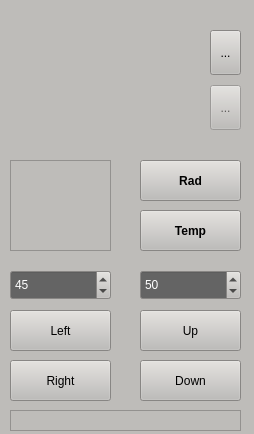
<?xml version="1.0" encoding="UTF-8"?>
<ui version="4.0">
 <author>Denis Khachko</author>
 <class>TurtlePult</class>
 <widget class="QWidget" name="TurtlePult">
  <property name="geometry">
   <rect>
    <x>0</x>
    <y>0</y>
    <width>254</width>
    <height>434</height>
   </rect>
  </property>
  <property name="minimumSize">
   <size>
    <width>254</width>
    <height>434</height>
   </size>
  </property>
  <property name="maximumSize">
   <size>
    <width>254</width>
    <height>434</height>
   </size>
  </property>
  <property name="palette">
   <palette>
    <active>
     <colorrole role="WindowText">
      <brush brushstyle="SolidPattern">
       <color alpha="255">
        <red>0</red>
        <green>0</green>
        <blue>0</blue>
       </color>
      </brush>
     </colorrole>
     <colorrole role="Button">
      <brush brushstyle="SolidPattern">
       <color alpha="255">
        <red>190</red>
        <green>188</green>
        <blue>185</blue>
       </color>
      </brush>
     </colorrole>
     <colorrole role="Light">
      <brush brushstyle="SolidPattern">
       <color alpha="255">
        <red>255</red>
        <green>255</green>
        <blue>255</blue>
       </color>
      </brush>
     </colorrole>
     <colorrole role="Midlight">
      <brush brushstyle="SolidPattern">
       <color alpha="255">
        <red>222</red>
        <green>221</green>
        <blue>220</blue>
       </color>
      </brush>
     </colorrole>
     <colorrole role="Dark">
      <brush brushstyle="SolidPattern">
       <color alpha="255">
        <red>95</red>
        <green>94</green>
        <blue>92</blue>
       </color>
      </brush>
     </colorrole>
     <colorrole role="Mid">
      <brush brushstyle="SolidPattern">
       <color alpha="255">
        <red>127</red>
        <green>125</green>
        <blue>123</blue>
       </color>
      </brush>
     </colorrole>
     <colorrole role="Text">
      <brush brushstyle="SolidPattern">
       <color alpha="255">
        <red>0</red>
        <green>0</green>
        <blue>0</blue>
       </color>
      </brush>
     </colorrole>
     <colorrole role="BrightText">
      <brush brushstyle="SolidPattern">
       <color alpha="255">
        <red>255</red>
        <green>255</green>
        <blue>255</blue>
       </color>
      </brush>
     </colorrole>
     <colorrole role="ButtonText">
      <brush brushstyle="SolidPattern">
       <color alpha="255">
        <red>0</red>
        <green>0</green>
        <blue>0</blue>
       </color>
      </brush>
     </colorrole>
     <colorrole role="Base">
      <brush brushstyle="SolidPattern">
       <color alpha="255">
        <red>255</red>
        <green>255</green>
        <blue>255</blue>
       </color>
      </brush>
     </colorrole>
     <colorrole role="Window">
      <brush brushstyle="SolidPattern">
       <color alpha="255">
        <red>190</red>
        <green>188</green>
        <blue>185</blue>
       </color>
      </brush>
     </colorrole>
     <colorrole role="Shadow">
      <brush brushstyle="SolidPattern">
       <color alpha="255">
        <red>0</red>
        <green>0</green>
        <blue>0</blue>
       </color>
      </brush>
     </colorrole>
     <colorrole role="AlternateBase">
      <brush brushstyle="SolidPattern">
       <color alpha="255">
        <red>222</red>
        <green>221</green>
        <blue>220</blue>
       </color>
      </brush>
     </colorrole>
     <colorrole role="ToolTipBase">
      <brush brushstyle="SolidPattern">
       <color alpha="255">
        <red>255</red>
        <green>255</green>
        <blue>220</blue>
       </color>
      </brush>
     </colorrole>
     <colorrole role="ToolTipText">
      <brush brushstyle="SolidPattern">
       <color alpha="255">
        <red>0</red>
        <green>0</green>
        <blue>0</blue>
       </color>
      </brush>
     </colorrole>
    </active>
    <inactive>
     <colorrole role="WindowText">
      <brush brushstyle="SolidPattern">
       <color alpha="255">
        <red>0</red>
        <green>0</green>
        <blue>0</blue>
       </color>
      </brush>
     </colorrole>
     <colorrole role="Button">
      <brush brushstyle="SolidPattern">
       <color alpha="255">
        <red>190</red>
        <green>188</green>
        <blue>185</blue>
       </color>
      </brush>
     </colorrole>
     <colorrole role="Light">
      <brush brushstyle="SolidPattern">
       <color alpha="255">
        <red>255</red>
        <green>255</green>
        <blue>255</blue>
       </color>
      </brush>
     </colorrole>
     <colorrole role="Midlight">
      <brush brushstyle="SolidPattern">
       <color alpha="255">
        <red>222</red>
        <green>221</green>
        <blue>220</blue>
       </color>
      </brush>
     </colorrole>
     <colorrole role="Dark">
      <brush brushstyle="SolidPattern">
       <color alpha="255">
        <red>95</red>
        <green>94</green>
        <blue>92</blue>
       </color>
      </brush>
     </colorrole>
     <colorrole role="Mid">
      <brush brushstyle="SolidPattern">
       <color alpha="255">
        <red>127</red>
        <green>125</green>
        <blue>123</blue>
       </color>
      </brush>
     </colorrole>
     <colorrole role="Text">
      <brush brushstyle="SolidPattern">
       <color alpha="255">
        <red>0</red>
        <green>0</green>
        <blue>0</blue>
       </color>
      </brush>
     </colorrole>
     <colorrole role="BrightText">
      <brush brushstyle="SolidPattern">
       <color alpha="255">
        <red>255</red>
        <green>255</green>
        <blue>255</blue>
       </color>
      </brush>
     </colorrole>
     <colorrole role="ButtonText">
      <brush brushstyle="SolidPattern">
       <color alpha="255">
        <red>0</red>
        <green>0</green>
        <blue>0</blue>
       </color>
      </brush>
     </colorrole>
     <colorrole role="Base">
      <brush brushstyle="SolidPattern">
       <color alpha="255">
        <red>255</red>
        <green>255</green>
        <blue>255</blue>
       </color>
      </brush>
     </colorrole>
     <colorrole role="Window">
      <brush brushstyle="SolidPattern">
       <color alpha="255">
        <red>190</red>
        <green>188</green>
        <blue>185</blue>
       </color>
      </brush>
     </colorrole>
     <colorrole role="Shadow">
      <brush brushstyle="SolidPattern">
       <color alpha="255">
        <red>0</red>
        <green>0</green>
        <blue>0</blue>
       </color>
      </brush>
     </colorrole>
     <colorrole role="AlternateBase">
      <brush brushstyle="SolidPattern">
       <color alpha="255">
        <red>222</red>
        <green>221</green>
        <blue>220</blue>
       </color>
      </brush>
     </colorrole>
     <colorrole role="ToolTipBase">
      <brush brushstyle="SolidPattern">
       <color alpha="255">
        <red>255</red>
        <green>255</green>
        <blue>220</blue>
       </color>
      </brush>
     </colorrole>
     <colorrole role="ToolTipText">
      <brush brushstyle="SolidPattern">
       <color alpha="255">
        <red>0</red>
        <green>0</green>
        <blue>0</blue>
       </color>
      </brush>
     </colorrole>
    </inactive>
    <disabled>
     <colorrole role="WindowText">
      <brush brushstyle="SolidPattern">
       <color alpha="255">
        <red>95</red>
        <green>94</green>
        <blue>92</blue>
       </color>
      </brush>
     </colorrole>
     <colorrole role="Button">
      <brush brushstyle="SolidPattern">
       <color alpha="255">
        <red>190</red>
        <green>188</green>
        <blue>185</blue>
       </color>
      </brush>
     </colorrole>
     <colorrole role="Light">
      <brush brushstyle="SolidPattern">
       <color alpha="255">
        <red>255</red>
        <green>255</green>
        <blue>255</blue>
       </color>
      </brush>
     </colorrole>
     <colorrole role="Midlight">
      <brush brushstyle="SolidPattern">
       <color alpha="255">
        <red>222</red>
        <green>221</green>
        <blue>220</blue>
       </color>
      </brush>
     </colorrole>
     <colorrole role="Dark">
      <brush brushstyle="SolidPattern">
       <color alpha="255">
        <red>95</red>
        <green>94</green>
        <blue>92</blue>
       </color>
      </brush>
     </colorrole>
     <colorrole role="Mid">
      <brush brushstyle="SolidPattern">
       <color alpha="255">
        <red>127</red>
        <green>125</green>
        <blue>123</blue>
       </color>
      </brush>
     </colorrole>
     <colorrole role="Text">
      <brush brushstyle="SolidPattern">
       <color alpha="255">
        <red>95</red>
        <green>94</green>
        <blue>92</blue>
       </color>
      </brush>
     </colorrole>
     <colorrole role="BrightText">
      <brush brushstyle="SolidPattern">
       <color alpha="255">
        <red>255</red>
        <green>255</green>
        <blue>255</blue>
       </color>
      </brush>
     </colorrole>
     <colorrole role="ButtonText">
      <brush brushstyle="SolidPattern">
       <color alpha="255">
        <red>95</red>
        <green>94</green>
        <blue>92</blue>
       </color>
      </brush>
     </colorrole>
     <colorrole role="Base">
      <brush brushstyle="SolidPattern">
       <color alpha="255">
        <red>190</red>
        <green>188</green>
        <blue>185</blue>
       </color>
      </brush>
     </colorrole>
     <colorrole role="Window">
      <brush brushstyle="SolidPattern">
       <color alpha="255">
        <red>190</red>
        <green>188</green>
        <blue>185</blue>
       </color>
      </brush>
     </colorrole>
     <colorrole role="Shadow">
      <brush brushstyle="SolidPattern">
       <color alpha="255">
        <red>0</red>
        <green>0</green>
        <blue>0</blue>
       </color>
      </brush>
     </colorrole>
     <colorrole role="AlternateBase">
      <brush brushstyle="SolidPattern">
       <color alpha="255">
        <red>190</red>
        <green>188</green>
        <blue>185</blue>
       </color>
      </brush>
     </colorrole>
     <colorrole role="ToolTipBase">
      <brush brushstyle="SolidPattern">
       <color alpha="255">
        <red>255</red>
        <green>255</green>
        <blue>220</blue>
       </color>
      </brush>
     </colorrole>
     <colorrole role="ToolTipText">
      <brush brushstyle="SolidPattern">
       <color alpha="255">
        <red>0</red>
        <green>0</green>
        <blue>0</blue>
       </color>
      </brush>
     </colorrole>
    </disabled>
   </palette>
  </property>
  <property name="font">
   <font>
    <weight>50</weight>
    <bold>false</bold>
   </font>
  </property>
  <property name="windowTitle">
   <string>Пульт</string>
  </property>
  <widget class="QPushButton" name="TempB">
   <property name="geometry">
    <rect>
     <x>140</x>
     <y>210</y>
     <width>101</width>
     <height>41</height>
    </rect>
   </property>
   <property name="font">
    <font>
     <weight>75</weight>
     <bold>true</bold>
    </font>
   </property>
   <property name="text">
    <string>Temp</string>
   </property>
  </widget>
  <widget class="QPushButton" name="UpB">
   <property name="geometry">
    <rect>
     <x>140</x>
     <y>310</y>
     <width>101</width>
     <height>41</height>
    </rect>
   </property>
   <property name="text">
    <string>Up</string>
   </property>
  </widget>
  <widget class="QPushButton" name="RightB">
   <property name="geometry">
    <rect>
     <x>10</x>
     <y>360</y>
     <width>101</width>
     <height>41</height>
    </rect>
   </property>
   <property name="text">
    <string>Right</string>
   </property>
  </widget>
  <widget class="QPushButton" name="LeftB">
   <property name="geometry">
    <rect>
     <x>10</x>
     <y>310</y>
     <width>101</width>
     <height>41</height>
    </rect>
   </property>
   <property name="text">
    <string>Left</string>
   </property>
  </widget>
  <widget class="QPushButton" name="DownB">
   <property name="geometry">
    <rect>
     <x>140</x>
     <y>360</y>
     <width>101</width>
     <height>41</height>
    </rect>
   </property>
   <property name="text">
    <string>Down</string>
   </property>
  </widget>
  <widget class="QPushButton" name="RadB">
   <property name="geometry">
    <rect>
     <x>140</x>
     <y>160</y>
     <width>101</width>
     <height>41</height>
    </rect>
   </property>
   <property name="font">
    <font>
     <weight>75</weight>
     <bold>true</bold>
    </font>
   </property>
   <property name="text">
    <string>Rad</string>
   </property>
  </widget>
  <widget class="QToolButton" name="ClearLog">
   <property name="geometry">
    <rect>
     <x>210</x>
     <y>30</y>
     <width>31</width>
     <height>45</height>
    </rect>
   </property>
   <property name="text">
    <string>...</string>
   </property>
   <property name="icon">
    <iconset>
     <normalon>:/img/Trtl1.svg</normalon>
    </iconset>
   </property>
  </widget>
  <widget class="QSpinBox" name="stepVal">
   <property name="geometry">
    <rect>
     <x>140</x>
     <y>270</y>
     <width>101</width>
     <height>30</height>
    </rect>
   </property>
   <property name="palette">
    <palette>
     <active>
      <colorrole role="WindowText">
       <brush brushstyle="SolidPattern">
        <color alpha="255">
         <red>0</red>
         <green>0</green>
         <blue>0</blue>
        </color>
       </brush>
      </colorrole>
      <colorrole role="Light">
       <brush brushstyle="SolidPattern">
        <color alpha="255">
         <red>216</red>
         <green>255</green>
         <blue>197</blue>
        </color>
       </brush>
      </colorrole>
      <colorrole role="Midlight">
       <brush brushstyle="SolidPattern">
        <color alpha="255">
         <red>194</red>
         <green>167</green>
         <blue>239</blue>
        </color>
       </brush>
      </colorrole>
      <colorrole role="Text">
       <brush brushstyle="SolidPattern">
        <color alpha="255">
         <red>255</red>
         <green>255</green>
         <blue>255</blue>
        </color>
       </brush>
      </colorrole>
      <colorrole role="ButtonText">
       <brush brushstyle="SolidPattern">
        <color alpha="255">
         <red>255</red>
         <green>255</green>
         <blue>255</blue>
        </color>
       </brush>
      </colorrole>
      <colorrole role="Base">
       <brush brushstyle="SolidPattern">
        <color alpha="255">
         <red>100</red>
         <green>100</green>
         <blue>100</blue>
        </color>
       </brush>
      </colorrole>
     </active>
     <inactive>
      <colorrole role="WindowText">
       <brush brushstyle="SolidPattern">
        <color alpha="255">
         <red>0</red>
         <green>0</green>
         <blue>0</blue>
        </color>
       </brush>
      </colorrole>
      <colorrole role="Light">
       <brush brushstyle="SolidPattern">
        <color alpha="255">
         <red>216</red>
         <green>255</green>
         <blue>197</blue>
        </color>
       </brush>
      </colorrole>
      <colorrole role="Midlight">
       <brush brushstyle="SolidPattern">
        <color alpha="255">
         <red>194</red>
         <green>167</green>
         <blue>239</blue>
        </color>
       </brush>
      </colorrole>
      <colorrole role="Text">
       <brush brushstyle="SolidPattern">
        <color alpha="255">
         <red>255</red>
         <green>255</green>
         <blue>255</blue>
        </color>
       </brush>
      </colorrole>
      <colorrole role="ButtonText">
       <brush brushstyle="SolidPattern">
        <color alpha="255">
         <red>255</red>
         <green>255</green>
         <blue>255</blue>
        </color>
       </brush>
      </colorrole>
      <colorrole role="Base">
       <brush brushstyle="SolidPattern">
        <color alpha="255">
         <red>100</red>
         <green>100</green>
         <blue>100</blue>
        </color>
       </brush>
      </colorrole>
     </inactive>
     <disabled>
      <colorrole role="WindowText">
       <brush brushstyle="SolidPattern">
        <color alpha="255">
         <red>111</red>
         <green>98</green>
         <blue>76</blue>
        </color>
       </brush>
      </colorrole>
      <colorrole role="Light">
       <brush brushstyle="SolidPattern">
        <color alpha="255">
         <red>216</red>
         <green>255</green>
         <blue>197</blue>
        </color>
       </brush>
      </colorrole>
      <colorrole role="Midlight">
       <brush brushstyle="SolidPattern">
        <color alpha="255">
         <red>194</red>
         <green>167</green>
         <blue>239</blue>
        </color>
       </brush>
      </colorrole>
      <colorrole role="Text">
       <brush brushstyle="SolidPattern">
        <color alpha="255">
         <red>111</red>
         <green>98</green>
         <blue>76</blue>
        </color>
       </brush>
      </colorrole>
      <colorrole role="ButtonText">
       <brush brushstyle="SolidPattern">
        <color alpha="255">
         <red>111</red>
         <green>98</green>
         <blue>76</blue>
        </color>
       </brush>
      </colorrole>
      <colorrole role="Base">
       <brush brushstyle="SolidPattern">
        <color alpha="255">
         <red>223</red>
         <green>196</green>
         <blue>153</blue>
        </color>
       </brush>
      </colorrole>
     </disabled>
    </palette>
   </property>
   <property name="minimum">
    <number>0</number>
   </property>
   <property name="maximum">
    <number>500</number>
   </property>
   <property name="value">
    <number>50</number>
   </property>
  </widget>
  <widget class="QSpinBox" name="gradVal">
   <property name="geometry">
    <rect>
     <x>10</x>
     <y>270</y>
     <width>101</width>
     <height>30</height>
    </rect>
   </property>
   <property name="palette">
    <palette>
     <active>
      <colorrole role="WindowText">
       <brush brushstyle="SolidPattern">
        <color alpha="255">
         <red>0</red>
         <green>0</green>
         <blue>0</blue>
        </color>
       </brush>
      </colorrole>
      <colorrole role="Light">
       <brush brushstyle="SolidPattern">
        <color alpha="255">
         <red>216</red>
         <green>255</green>
         <blue>197</blue>
        </color>
       </brush>
      </colorrole>
      <colorrole role="Midlight">
       <brush brushstyle="SolidPattern">
        <color alpha="255">
         <red>194</red>
         <green>167</green>
         <blue>239</blue>
        </color>
       </brush>
      </colorrole>
      <colorrole role="Text">
       <brush brushstyle="SolidPattern">
        <color alpha="255">
         <red>255</red>
         <green>255</green>
         <blue>255</blue>
        </color>
       </brush>
      </colorrole>
      <colorrole role="ButtonText">
       <brush brushstyle="SolidPattern">
        <color alpha="255">
         <red>255</red>
         <green>255</green>
         <blue>255</blue>
        </color>
       </brush>
      </colorrole>
      <colorrole role="Base">
       <brush brushstyle="SolidPattern">
        <color alpha="255">
         <red>100</red>
         <green>100</green>
         <blue>100</blue>
        </color>
       </brush>
      </colorrole>
     </active>
     <inactive>
      <colorrole role="WindowText">
       <brush brushstyle="SolidPattern">
        <color alpha="255">
         <red>0</red>
         <green>0</green>
         <blue>0</blue>
        </color>
       </brush>
      </colorrole>
      <colorrole role="Light">
       <brush brushstyle="SolidPattern">
        <color alpha="255">
         <red>216</red>
         <green>255</green>
         <blue>197</blue>
        </color>
       </brush>
      </colorrole>
      <colorrole role="Midlight">
       <brush brushstyle="SolidPattern">
        <color alpha="255">
         <red>194</red>
         <green>167</green>
         <blue>239</blue>
        </color>
       </brush>
      </colorrole>
      <colorrole role="Text">
       <brush brushstyle="SolidPattern">
        <color alpha="255">
         <red>255</red>
         <green>255</green>
         <blue>255</blue>
        </color>
       </brush>
      </colorrole>
      <colorrole role="ButtonText">
       <brush brushstyle="SolidPattern">
        <color alpha="255">
         <red>255</red>
         <green>255</green>
         <blue>255</blue>
        </color>
       </brush>
      </colorrole>
      <colorrole role="Base">
       <brush brushstyle="SolidPattern">
        <color alpha="255">
         <red>100</red>
         <green>100</green>
         <blue>100</blue>
        </color>
       </brush>
      </colorrole>
     </inactive>
     <disabled>
      <colorrole role="WindowText">
       <brush brushstyle="SolidPattern">
        <color alpha="255">
         <red>111</red>
         <green>98</green>
         <blue>76</blue>
        </color>
       </brush>
      </colorrole>
      <colorrole role="Light">
       <brush brushstyle="SolidPattern">
        <color alpha="255">
         <red>216</red>
         <green>255</green>
         <blue>197</blue>
        </color>
       </brush>
      </colorrole>
      <colorrole role="Midlight">
       <brush brushstyle="SolidPattern">
        <color alpha="255">
         <red>194</red>
         <green>167</green>
         <blue>239</blue>
        </color>
       </brush>
      </colorrole>
      <colorrole role="Text">
       <brush brushstyle="SolidPattern">
        <color alpha="255">
         <red>111</red>
         <green>98</green>
         <blue>76</blue>
        </color>
       </brush>
      </colorrole>
      <colorrole role="ButtonText">
       <brush brushstyle="SolidPattern">
        <color alpha="255">
         <red>111</red>
         <green>98</green>
         <blue>76</blue>
        </color>
       </brush>
      </colorrole>
      <colorrole role="Base">
       <brush brushstyle="SolidPattern">
        <color alpha="255">
         <red>223</red>
         <green>196</green>
         <blue>153</blue>
        </color>
       </brush>
      </colorrole>
     </disabled>
    </palette>
   </property>
   <property name="maximum">
    <number>360</number>
   </property>
   <property name="value">
    <number>45</number>
   </property>
  </widget>
  <widget class="QFrame" name="gradProto">
   <property name="geometry">
    <rect>
     <x>10</x>
     <y>160</y>
     <width>101</width>
     <height>91</height>
    </rect>
   </property>
   <property name="frameShape">
    <enum>QFrame::StyledPanel</enum>
   </property>
   <property name="frameShadow">
    <enum>QFrame::Raised</enum>
   </property>
  </widget>
  <widget class="QFrame" name="frame">
   <property name="geometry">
    <rect>
     <x>10</x>
     <y>410</y>
     <width>231</width>
     <height>21</height>
    </rect>
   </property>
   <property name="frameShape">
    <enum>QFrame::StyledPanel</enum>
   </property>
   <property name="frameShadow">
    <enum>QFrame::Raised</enum>
   </property>
   <widget class="QLabel" name="label">
    <property name="geometry">
     <rect>
      <x>10</x>
      <y>2</y>
      <width>211</width>
      <height>20</height>
     </rect>
    </property>
    <property name="sizePolicy">
     <sizepolicy hsizetype="Preferred" vsizetype="Preferred">
      <horstretch>3</horstretch>
      <verstretch>60</verstretch>
     </sizepolicy>
    </property>
    <property name="text">
     <string/>
    </property>
   </widget>
  </widget>
  <widget class="QToolButton" name="toKumir">
   <property name="enabled">
    <bool>false</bool>
   </property>
   <property name="geometry">
    <rect>
     <x>210</x>
     <y>85</y>
     <width>31</width>
     <height>45</height>
    </rect>
   </property>
   <property name="palette">
    <palette>
     <active>
      <colorrole role="Light">
       <brush brushstyle="SolidPattern">
        <color alpha="255">
         <red>170</red>
         <green>170</green>
         <blue>0</blue>
        </color>
       </brush>
      </colorrole>
     </active>
     <inactive>
      <colorrole role="Light">
       <brush brushstyle="SolidPattern">
        <color alpha="255">
         <red>170</red>
         <green>170</green>
         <blue>0</blue>
        </color>
       </brush>
      </colorrole>
     </inactive>
     <disabled>
      <colorrole role="Light">
       <brush brushstyle="SolidPattern">
        <color alpha="255">
         <red>170</red>
         <green>170</green>
         <blue>0</blue>
        </color>
       </brush>
      </colorrole>
     </disabled>
    </palette>
   </property>
   <property name="text">
    <string>...</string>
   </property>
   <property name="icon">
    <iconset>
     <normalon>:/icons/stop.png</normalon>
    </iconset>
   </property>
  </widget>
 </widget>
 <resources/>
 <connections/>
</ui>
